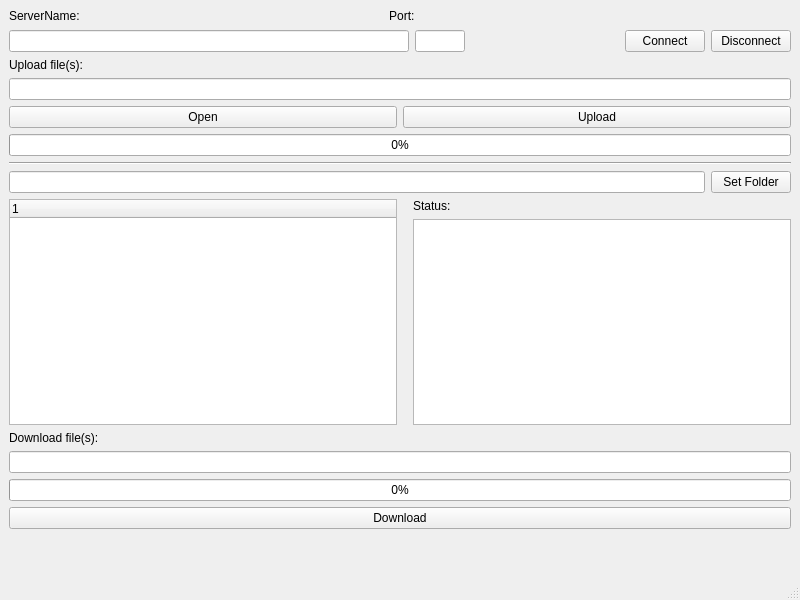
<?xml version="1.0" encoding="UTF-8"?>
<ui version="4.0">
 <class>MainWindow</class>
 <widget class="QMainWindow" name="MainWindow">
  <property name="geometry">
   <rect>
    <x>0</x>
    <y>0</y>
    <width>800</width>
    <height>600</height>
   </rect>
  </property>
  <property name="windowTitle">
   <string>tebraFile</string>
  </property>
  <widget class="QWidget" name="centralwidget">
   <layout class="QVBoxLayout" name="verticalLayout">
    <item>
     <widget class="QLabel" name="label2">
      <property name="text">
       <string>ServerName:                                                                                             Port:</string>
      </property>
     </widget>
    </item>
    <item>
     <layout class="QHBoxLayout" name="hl3">
      <property name="topMargin">
       <number>1</number>
      </property>
      <item>
       <widget class="QLineEdit" name="serverNameField">
        <property name="minimumSize">
         <size>
          <width>400</width>
          <height>0</height>
         </size>
        </property>
       </widget>
      </item>
      <item>
       <widget class="QLineEdit" name="portLine">
        <property name="enabled">
         <bool>true</bool>
        </property>
        <property name="maximumSize">
         <size>
          <width>50</width>
          <height>25</height>
         </size>
        </property>
       </widget>
      </item>
      <item>
       <spacer name="horizontalSpacer">
        <property name="orientation">
         <enum>Qt::Horizontal</enum>
        </property>
        <property name="sizeType">
         <enum>QSizePolicy::MinimumExpanding</enum>
        </property>
        <property name="sizeHint" stdset="0">
         <size>
          <width>20</width>
          <height>20</height>
         </size>
        </property>
       </spacer>
      </item>
      <item>
       <widget class="QPushButton" name="connectButton">
        <property name="text">
         <string>Connect</string>
        </property>
       </widget>
      </item>
      <item>
       <widget class="QPushButton" name="disconnectButton">
        <property name="text">
         <string>Disconnect</string>
        </property>
       </widget>
      </item>
     </layout>
    </item>
    <item>
     <widget class="QLabel" name="label">
      <property name="text">
       <string>Upload file(s):</string>
      </property>
     </widget>
    </item>
    <item>
     <widget class="QLineEdit" name="uploadFileInput">
      <property name="text">
       <string/>
      </property>
     </widget>
    </item>
    <item>
     <layout class="QHBoxLayout" name="hl1">
      <item>
       <widget class="QPushButton" name="openButton">
        <property name="text">
         <string>Open</string>
        </property>
       </widget>
      </item>
      <item>
       <widget class="QPushButton" name="uploadButton">
        <property name="text">
         <string>Upload</string>
        </property>
       </widget>
      </item>
     </layout>
    </item>
    <item>
     <widget class="QProgressBar" name="uploadProgressBar">
      <property name="value">
       <number>0</number>
      </property>
     </widget>
    </item>
    <item>
     <widget class="Line" name="line">
      <property name="orientation">
       <enum>Qt::Horizontal</enum>
      </property>
     </widget>
    </item>
    <item>
     <layout class="QHBoxLayout" name="hl2">
      <item>
       <widget class="QLineEdit" name="donwloadPath"/>
      </item>
      <item>
       <widget class="QPushButton" name="setFolderButton">
        <property name="text">
         <string>Set Folder</string>
        </property>
       </widget>
      </item>
     </layout>
    </item>
    <item>
     <layout class="QHBoxLayout" name="hl4">
      <item>
       <widget class="QTreeWidget" name="treeWidget">
        <property name="maximumSize">
         <size>
          <width>16777215</width>
          <height>16777215</height>
         </size>
        </property>
        <column>
         <property name="text">
          <string notr="true">1</string>
         </property>
        </column>
       </widget>
      </item>
      <item>
       <layout class="QVBoxLayout" name="vl">
        <property name="leftMargin">
         <number>10</number>
        </property>
        <item>
         <widget class="QLabel" name="label_3">
          <property name="text">
           <string>Status:</string>
          </property>
         </widget>
        </item>
        <item>
         <widget class="QTextEdit" name="textEdit"/>
        </item>
       </layout>
      </item>
     </layout>
    </item>
    <item>
     <widget class="QLabel" name="label_2">
      <property name="text">
       <string>Download file(s):</string>
      </property>
     </widget>
    </item>
    <item>
     <widget class="QLineEdit" name="downloadFileInput"/>
    </item>
    <item>
     <widget class="QProgressBar" name="downloadProgressBar">
      <property name="value">
       <number>0</number>
      </property>
     </widget>
    </item>
    <item>
     <widget class="QPushButton" name="downloadButton">
      <property name="text">
       <string>Download</string>
      </property>
     </widget>
    </item>
    <item>
     <spacer name="verticalSpacer">
      <property name="orientation">
       <enum>Qt::Vertical</enum>
      </property>
      <property name="sizeType">
       <enum>QSizePolicy::Minimum</enum>
      </property>
      <property name="sizeHint" stdset="0">
       <size>
        <width>20</width>
        <height>40</height>
       </size>
      </property>
     </spacer>
    </item>
   </layout>
  </widget>
  <widget class="QMenuBar" name="menubar">
   <property name="geometry">
    <rect>
     <x>0</x>
     <y>0</y>
     <width>800</width>
     <height>22</height>
    </rect>
   </property>
  </widget>
  <widget class="QStatusBar" name="statusbar"/>
 </widget>
 <resources/>
 <connections/>
</ui>
